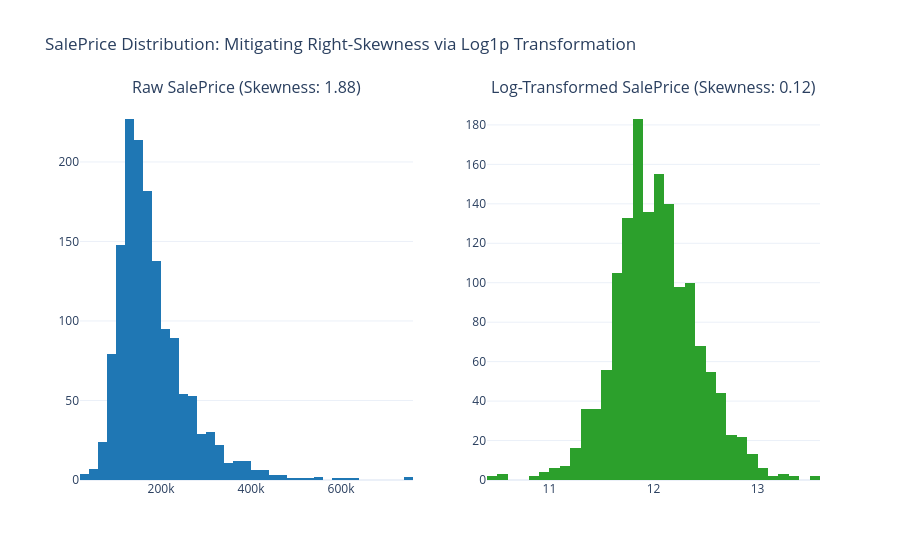

Notebook code for this chart:
### Markdown cell above
### Target Skewness Analysis & Log Transformation

Housing price distributions are notoriously right-skewed with heavy right tails. Regression models trained on raw target values suffer from heteroscedasticity. We stabilize the target variance using the natural logarithmic transformation:

$$\tilde{y} = \log(1 + \text{SalePrice})$$

### Code cell
# Compare Raw Target vs Log-Transformed Target
raw_skew = df_clean['SalePrice'].skew()
log_price = np.log1p(df_clean['SalePrice'])
log_skew = log_price.skew()

fig_target = make_subplots(
    rows=1, cols=2,
    subplot_titles=(f"Raw SalePrice (Skewness: {raw_skew:.2f})", f"Log-Transformed SalePrice (Skewness: {log_skew:.2f})")
)

fig_target.add_trace(go.Histogram(x=df_clean['SalePrice'], nbinsx=50, name='Raw Price', marker_color='#1f77b4'), row=1, col=1)
fig_target.add_trace(go.Histogram(x=log_price, nbinsx=50, name='Log Price', marker_color='#2ca02c'), row=1, col=2)

fig_target.update_layout(
    title_text="SalePrice Distribution: Mitigating Right-Skewness via Log1p Transformation",
    template="plotly_white", showlegend=False
)
fig_target.show()

### Figure 1 — Plotly figure (JSON) as saved in the notebook; plotly's stock layout.template omitted (floating-point values rounded to 4 significant figures; data arrays with more than 128 entries replaced by an {"elided": "..."} marker saying what was removed)
{"data": [{"marker": {"color": "#1f77b4"}, "name": "Raw Price", "nbinsx": 50, "type": "histogram", "x": {"elided": "1458 int values"}, "xaxis": "x", "yaxis": "y"}, {"marker": {"color": "#2ca02c"}, "name": "Log Price", "nbinsx": 50, "type": "histogram", "x": {"elided": "1458 float values"}, "xaxis": "x2", "yaxis": "y2"}], "layout": {"annotations": [{"font": {"size": 16}, "showarrow": false, "text": "Raw SalePrice (Skewness: 1.88)", "x": 0.225, "xanchor": "center", "xref": "paper", "y": 1, "yanchor": "bottom", "yref": "paper"}, {"font": {"size": 16}, "showarrow": false, "text": "Log-Transformed SalePrice (Skewness: 0.12)", "x": 0.775, "xanchor": "center", "xref": "paper", "y": 1, "yanchor": "bottom", "yref": "paper"}], "showlegend": false, "title": {"text": "SalePrice Distribution: Mitigating Right-Skewness via Log1p Transformation"}, "xaxis": {"anchor": "y", "domain": [0, 0.45]}, "xaxis2": {"anchor": "y2", "domain": [0.55, 1]}, "yaxis": {"anchor": "x", "domain": [0, 1]}, "yaxis2": {"anchor": "x2", "domain": [0, 1]}}}
